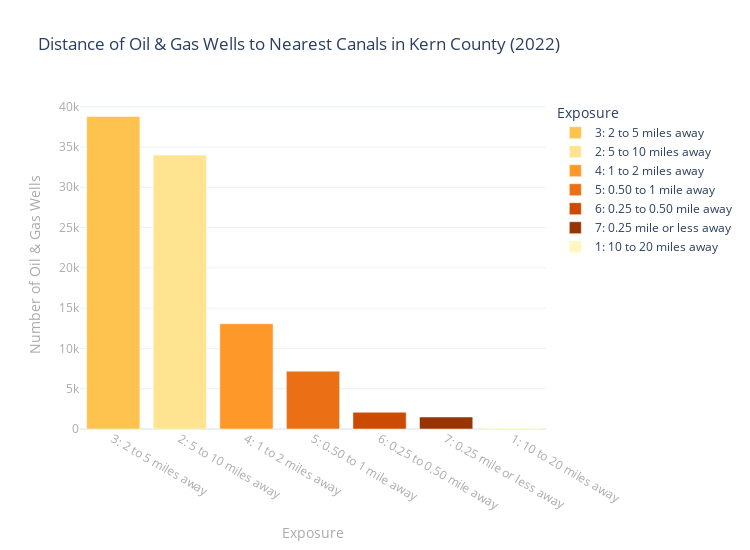

Source (notebook cell):
### Code cell
## plotting results

# setting template
import plotly.io as pio
pio.templates.default = "plotly_white"
    # options: seaborn, simple_white, plotly, plotly_white, plotly_dark
    # presentation, xgridoff, ygridoff, gridon, none

# plot 
fig = px.bar(exposure,
        x='Exposure',
        y='Count',
        title="Distance of Oil & Gas Wells to Nearest Canals in Kern County (2022)",
        text_auto = False,
        height=550,
        width=750,
        color='Exposure',
        color_discrete_map={'1: 10 to 20 miles away':'#fff7bc', '2: 5 to 10 miles away':'#fee390', '3: 2 to 5 miles away':'#fec34f', '4: 1 to 2 miles away':'#fe9829', '5: 0.50 to 1 mile away':'#eb6f14', '6: 0.25 to 0.50 mile away':'#cb4b02', '7: 0.25 mile or less away':'#983404'},
                 labels={
                'Count': 'Number of Oil & Gas Wells',
                'index': 'Distance to Nearest Canal',
        })

# bar label
fig.update_traces(textposition='outside',textfont_size=10,textfont_color='black')

# axes labels
fig.update_yaxes(title_font_size=14,title_font_color='#aaa',tickfont_color='#aaa',tickfont_size=12)
fig.update_xaxes(title_font_size=14,title_font_color='#aaa',tickfont_color='#aaa',tickfont_size=12)

# show the figure
fig.show()

#save 
fig.write_html("welltocanaldistance2.html")

### Figure 1 — Plotly figure (JSON) as saved in the notebook; plotly's stock layout.template omitted (floating-point values rounded to 4 significant figures)
{"data": [{"alignmentgroup": "True", "hovertemplate": "Exposure=%{x}<br>Number of Oil & Gas Wells=%{y}<extra></extra>", "legendgroup": "3: 2 to 5 miles away", "marker": {"color": "#fec34f", "pattern": {"shape": ""}}, "name": "3: 2 to 5 miles away", "offsetgroup": "3: 2 to 5 miles away", "orientation": "v", "showlegend": true, "textfont": {"color": "black", "size": 10}, "textposition": "outside", "type": "bar", "x": ["3: 2 to 5 miles away"], "xaxis": "x", "y": [38790], "yaxis": "y"}, {"alignmentgroup": "True", "hovertemplate": "Exposure=%{x}<br>Number of Oil & Gas Wells=%{y}<extra></extra>", "legendgroup": "2: 5 to 10 miles away", "marker": {"color": "#fee390", "pattern": {"shape": ""}}, "name": "2: 5 to 10 miles away", "offsetgroup": "2: 5 to 10 miles away", "orientation": "v", "showlegend": true, "textfont": {"color": "black", "size": 10}, "textposition": "outside", "type": "bar", "x": ["2: 5 to 10 miles away"], "xaxis": "x", "y": [33997], "yaxis": "y"}, {"alignmentgroup": "True", "hovertemplate": "Exposure=%{x}<br>Number of Oil & Gas Wells=%{y}<extra></extra>", "legendgroup": "4: 1 to 2 miles away", "marker": {"color": "#fe9829", "pattern": {"shape": ""}}, "name": "4: 1 to 2 miles away", "offsetgroup": "4: 1 to 2 miles away", "orientation": "v", "showlegend": true, "textfont": {"color": "black", "size": 10}, "textposition": "outside", "type": "bar", "x": ["4: 1 to 2 miles away"], "xaxis": "x", "y": [13062], "yaxis": "y"}, {"alignmentgroup": "True", "hovertemplate": "Exposure=%{x}<br>Number of Oil & Gas Wells=%{y}<extra></extra>", "legendgroup": "5: 0.50 to 1 mile away", "marker": {"color": "#eb6f14", "pattern": {"shape": ""}}, "name": "5: 0.50 to 1 mile away", "offsetgroup": "5: 0.50 to 1 mile away", "orientation": "v", "showlegend": true, "textfont": {"color": "black", "size": 10}, "textposition": "outside", "type": "bar", "x": ["5: 0.50 to 1 mile away"], "xaxis": "x", "y": [7175], "yaxis": "y"}, {"alignmentgroup": "True", "hovertemplate": "Exposure=%{x}<br>Number of Oil & Gas Wells=%{y}<extra></extra>", "legendgroup": "6: 0.25 to 0.50 mile away", "marker": {"color": "#cb4b02", "pattern": {"shape": ""}}, "name": "6: 0.25 to 0.50 mile away", "offsetgroup": "6: 0.25 to 0.50 mile away", "orientation": "v", "showlegend": true, "textfont": {"color": "black", "size": 10}, "textposition": "outside", "type": "bar", "x": ["6: 0.25 to 0.50 mile away"], "xaxis": "x", "y": [2080], "yaxis": "y"}, {"alignmentgroup": "True", "hovertemplate": "Exposure=%{x}<br>Number of Oil & Gas Wells=%{y}<extra></extra>", "legendgroup": "7: 0.25 mile or less away", "marker": {"color": "#983404", "pattern": {"shape": ""}}, "name": "7: 0.25 mile or less away", "offsetgroup": "7: 0.25 mile or less away", "orientation": "v", "showlegend": true, "textfont": {"color": "black", "size": 10}, "textposition": "outside", "type": "bar", "x": ["7: 0.25 mile or less away"], "xaxis": "x", "y": [1489], "yaxis": "y"}, {"alignmentgroup": "True", "hovertemplate": "Exposure=%{x}<br>Number of Oil & Gas Wells=%{y}<extra></extra>", "legendgroup": "1: 10 to 20 miles away", "marker": {"color": "#fff7bc", "pattern": {"shape": ""}}, "name": "1: 10 to 20 miles away", "offsetgroup": "1: 10 to 20 miles away", "orientation": "v", "showlegend": true, "textfont": {"color": "black", "size": 10}, "textposition": "outside", "type": "bar", "x": ["1: 10 to 20 miles away"], "xaxis": "x", "y": [134], "yaxis": "y"}], "layout": {"barmode": "relative", "height": 550, "legend": {"title": {"text": "Exposure"}, "tracegroupgap": 0}, "title": {"text": "Distance of Oil & Gas Wells to Nearest Canals in Kern County (2022)"}, "width": 750, "xaxis": {"anchor": "y", "autorange": true, "categoryarray": ["3: 2 to 5 miles away", "2: 5 to 10 miles away", "4: 1 to 2 miles away", "5: 0.50 to 1 mile away", "6: 0.25 to 0.50 mile away", "7: 0.25 mile or less away", "1: 10 to 20 miles away"], "categoryorder": "array", "domain": [0, 1], "range": [-0.5, 6.5], "tickfont": {"color": "#aaa", "size": 12}, "title": {"font": {"color": "#aaa", "size": 14}, "text": "Exposure"}, "type": "category"}, "yaxis": {"anchor": "x", "autorange": true, "domain": [0, 1], "range": [0, 40830.0], "tickfont": {"color": "#aaa", "size": 12}, "title": {"font": {"color": "#aaa", "size": 14}, "text": "Number of Oil & Gas Wells"}, "type": "linear"}}}
